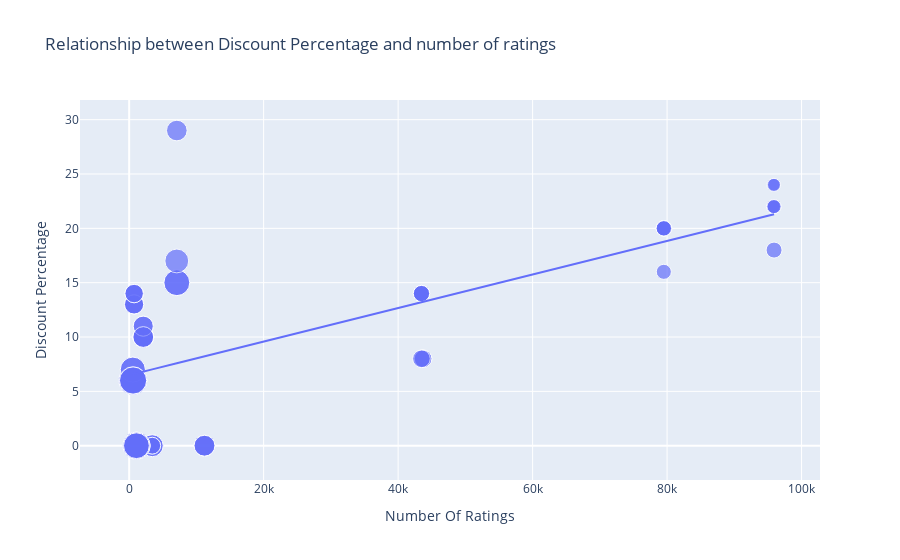

This figure's notebook cell:
### Code cell
figure = px.scatter(data_frame = data, x= "Number Of Ratings",y= "Discount Percentage", size= "Sale Price", trendline= "ols",
                    title = "Relationship between Discount Percentage and number of ratings")
figure.show()

### Figure 1 — Plotly figure (JSON) as saved in the notebook; plotly's stock layout.template omitted (floating-point values rounded to 4 significant figures)
{"data": [{"hovertemplate": "Number Of Ratings=%{x}<br>Discount Percentage=%{y}<br>Sale Price=%{marker.size}<extra></extra>", "legendgroup": "", "marker": {"color": "#636efa", "size": [49900, 84900, 84900, 77000, 77000, 49900, 49900, 77000, 89900, 41999, 39999, 41999, 41999, 41999, 131900, 117100, 131900, 117100, 74999, 117900, 117100, 117900, 99900, 44999, 140900, 130900, 64900, 120900, 59900, 75900, 110900, 130900, 120900, 64900, 64900, 75900, 75900, 120900, 59900, 120900, 75900, 140900, 70900, 70900, 75900, 59900, 110900, 120900, 130900, 130900, 54999, 54999, 29999, 34999, 34999, 34999, 54999, 29999, 46999, 46999, 46999, 46999], "sizemode": "area", "sizeref": 352.2, "symbol": "circle"}, "mode": "markers", "name": "", "orientation": "v", "showlegend": false, "type": "scatter", "x": [3431, 3431, 3431, 11202, 11202, 3431, 3431, 11202, 1454, 79512, 79512, 79582, 79512, 79512, 1078, 1078, 1078, 1078, 7088, 7088, 1078, 7088, 7081, 95909, 542, 580, 740, 545, 740, 2101, 545, 580, 580, 730, 730, 2101, 2101, 580, 740, 580, 2092, 545, 2101, 2092, 2101, 740, 545, 580, 580, 580, 43707, 43707, 95807, 95909, 95807, 95909, 43470, 95909, 43470, 43470, 43470, 43470], "xaxis": "x", "y": [0, 0, 0, 0, 0, 0, 0, 0, 0, 20, 16, 20, 20, 20, 0, 0, 0, 0, 29, 15, 0, 15, 17, 18, 6, 6, 13, 6, 14, 10, 7, 6, 6, 13, 13, 10, 10, 6, 14, 6, 10, 6, 11, 11, 10, 14, 7, 6, 6, 6, 8, 8, 24, 22, 22, 22, 8, 24, 14, 14, 14, 14], "yaxis": "y"}, {"hovertemplate": "<b>OLS trendline</b><br>Discount Percentage = 0.000154292 * Number Of Ratings + 6.49233<br>R<sup>2</sup>=0.468988<br><br>Number Of Ratings=%{x}<br>Discount Percentage=%{y} <b>(trend)</b><extra></extra>", "legendgroup": "", "marker": {"color": "#636efa", "symbol": "circle"}, "mode": "lines", "name": "", "showlegend": false, "type": "scatter", "x": [542, 545, 545, 545, 545, 580, 580, 580, 580, 580, 580, 580, 580, 730, 730, 740, 740, 740, 740, 1078, 1078, 1078, 1078, 1078, 1454, 2092, 2092, 2101, 2101, 2101, 2101, 2101, 3431, 3431, 3431, 3431, 3431, 7081, 7088, 7088, 7088, 11202, 11202, 11202, 43470, 43470, 43470, 43470, 43470, 43707, 43707, 79512, 79512, 79512, 79512, 79582, 95807, 95807, 95909, 95909, 95909, 95909], "xaxis": "x", "y": [6.576, 6.576, 6.576, 6.576, 6.576, 6.582, 6.582, 6.582, 6.582, 6.582, 6.582, 6.582, 6.582, 6.605, 6.605, 6.607, 6.607, 6.607, 6.607, 6.659, 6.659, 6.659, 6.659, 6.659, 6.717, 6.815, 6.815, 6.816, 6.816, 6.816, 6.816, 6.816, 7.022, 7.022, 7.022, 7.022, 7.022, 7.585, 7.586, 7.586, 7.586, 8.221, 8.221, 8.221, 13.2, 13.2, 13.2, 13.2, 13.2, 13.24, 13.24, 18.76, 18.76, 18.76, 18.76, 18.77, 21.27, 21.27, 21.29, 21.29, 21.29, 21.29], "yaxis": "y"}], "layout": {"legend": {"itemsizing": "constant", "tracegroupgap": 0}, "title": {"text": "Relationship between Discount Percentage and number of ratings"}, "xaxis": {"anchor": "y", "domain": [0, 1], "title": {"text": "Number Of Ratings"}}, "yaxis": {"anchor": "x", "domain": [0, 1], "title": {"text": "Discount Percentage"}}}}
